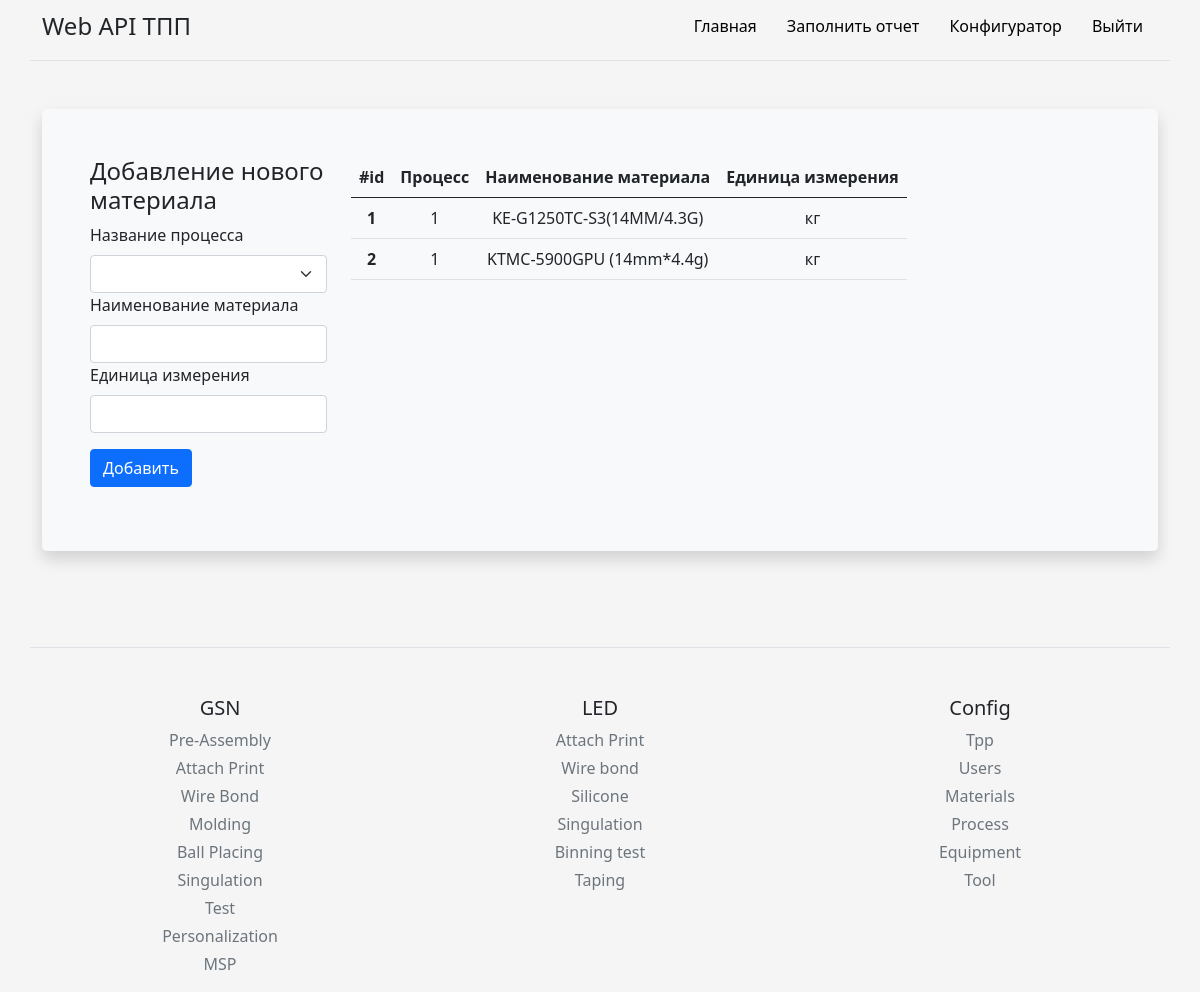
Page /add_materials (signed in) on the committed database.
### models.py (models this page shows, shortened)
class Materials(db.Model):
    id = db.Column(db.Integer, primary_key=True)
    process_id = db.Column(db.Integer, db.ForeignKey('process.id'))
    material = db.Column(db.Text, nullable=False)
    unit = db.Column(db.Text, nullable=False)

### routes.py (the view, shortened to what this page needs)
@app_routes.route('/add_materials', methods=["POST", "GET"])
def add_materials():
    from main import db
    from models import Materials, Process
    materials = db.session.query(Materials).all()
    process = db.session.query(Process).all()
    return render_template('config_folder/add_materials.html', materials=materials, process=process)

### main.py (called while the page is built)
@login_manager.user_loader
def load_user(id):
    from models import User
    return User.query.get(int(id))

### templates/config_folder/add_materials.html (shortened to what this page needs)
{% extends 'base.html' %}
{% block body %}
<div class="container py-4">
    <div class="p-5 mb-4 bg-light rounded-3 shadow">
        <div class="row align-items-md-stretch">
            <form class="col-md-3" method="post">
                <h4>Добавление нового материала</h4>
                <div class="col-sm-12">
                    <label for="process" class="form-label">Название процесса</label>
                    <select class="form-select" name="process" id="process" required>
                        <option></option>
                        {% for i in process %}
                        <option>{{i.process}}</option>
                        {% endfor %}
                    </select>
                </div>
                <div class="col-sm-12">
                    <label for="material" class="form-label">Наименование материала</label>
                    <input type="text" class="form-control" name="material" id="material" required>
                </div>
                <div class="col-sm-12">
                    <label for="unit" class="form-label">Единица измерения</label>
                    <input type="text" class="form-control" name="unit" id="unit" required>
                </div>
                <div class="py-3">
                    <button class="btn btn-m btn-primary btn-block" type="submit" name="btn" value="add"> Добавить </button>
                </div>
            </form>
            <div class="col-md-9">
                <table class="table table-hover">
                    <thead>
                        <tr>
                        <th scope="col">#id</th>
                        <th scope="col">Процесс</th>
                        <th scope="col">Наименование материала</th>
                        <th scope="col">Единица измерения</th>
                        </tr>
                    </thead>
                    <tbody>
                        {% for item in materials %}
                        <tr>
                        <th scope="row" name="up_table_id">{{item.id}}</th>
                        <td name="up_table_prod_name">{{item.process_id}}</td>
                        <td name="up_table_prod_name">{{item.material}}</td>
                        <td name="up_table_number">{{item.unit}}</td>
                        </tr>
                        {% endfor %}
                    </tbody>
                </table>
            </div>
         </div>
    </div>
</div>
{% endblock %}

### static/css/main.css (style rules this page uses)
html, body { height: 100%; background-color: #f5f5f5; }
.shadow { background: #ffcc00; box-shadow: 0 0 10px rgba(0,0,0,0.5); padding: 10px; }
.table { display: block; border-collapse: collapse; width: 100%; overflow: auto; }
th, td { text-align: center; padding: 8px; }

### rows in the picture
Materials: id "1", process_id "1", material "KE-G1250TC-S3(14MM/4.3G)", unit "кг"
Materials: id "2", process_id "1", material "KTMC-5900GPU (14mm*4.4g)", unit "кг"
